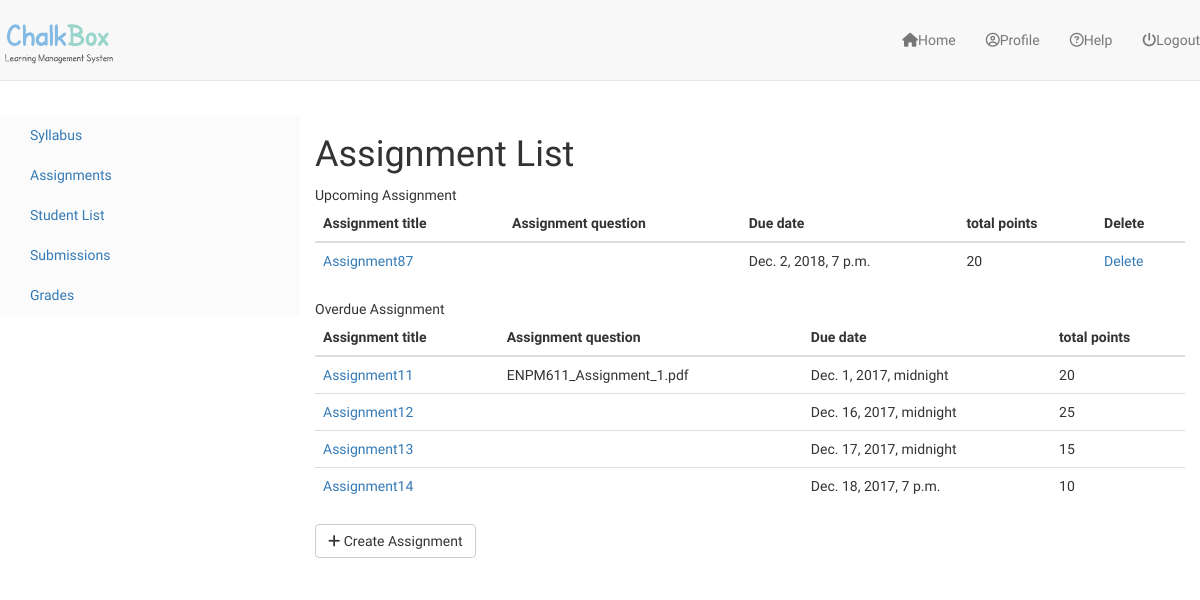
Screenshot of /courses/1/assignments/ (signed in) with the database file from the repository.
### assignments/models.py (models this page shows, shortened)
class Assignment(models.Model):
	course = models.ForeignKey(Course)
	title = models.CharField(max_length=120, unique=True)
	due_date = models.DateTimeField()
	total_points	= models.IntegerField()
	description = models.TextField(blank=True)
	updated     = models.DateTimeField(auto_now=True)
	timestamp   = models.DateTimeField(auto_now_add=True)
	question	= models.FileField(null=True, blank=True)
	publish		= models.BooleanField(default=False)
	def is_past_due(self):
		return timezone.now() > self.due_date

### assignments/views.py (the view)
def assignment_home(request, cid=None):
	course = Course(id=cid)
	all_assignment = Assignment.objects.all().filter(course__id=cid).order_by('due_date')
	upcoming_assignment = set()
	overdue_assignment = set()
	for c in all_assignment:
		if c.is_past_due() is False:
			upcoming_assignment.add(c)
		else:
			overdue_assignment.add(c)
	context = {
		"upcoming_assignment": upcoming_assignment,
		"overdue_assignment": overdue_assignment,
		"title": "Assignment List",
		"id": course.id,
	}
	if request.user.is_staff == True:
		return render(request, "assignment/assignments_instructor.html", context)
	else:
		return render(request, "assignment/assignments_student.html", context)

### accounts/models.py (called while the page is built)
	@property
	def is_staff(self):
		return self.staff

### templates/assignment/assignments_instructor.html (shortened to what this page needs)
{% extends "base_navbar.html" %}
{% block content %}
<div class="modal-body row">
	{% include "side_bar.html" with cid=id %}
    <div class="col-md-9">
    <div class="content">
	<h1>{{ title }}</h1>
	<caption> Upcoming Assignment </caption>
	<table class="table">
		<thead>
		    <tr>
		      <th scope="col">Assignment title</th>
		      <th scope="col">Assignment question</th>
		      <th scope="col">Due date</th>
		      <th scope="col">total points</th>
                <th scope="col">Delete</th>
		    </tr>
		</thead>
		<tbody>
	       	{% for obj in upcoming_assignment %}
			    <tr>
			      <td><a href='{% url "courses:assignments:assignment_edit" cid=id aid=obj.id %}'>{{ obj.title }}</a></td>
			      {% if obj.question %}
			      	<td>{{ obj.question }}</td>
			      {% else %}
			      	<td></td>
			      {% endif %}
			      <td>{{ obj.due_date }}</td>
			      <td>{{ obj.total_points }}</td>
                <td><a href='{% url "courses:assignments:assignment_delete" cid=id aid=obj.id %}'>Delete</a></td>
			    </tr>
	       	{% endfor %}
       	</tbody>
	</table>
	<caption> Overdue Assignment </caption>
	<table class="table">
		<thead>
		    <tr>
		      <th scope="col">Assignment title</th>
		      <th scope="col">Assignment question</th>
		      <th scope="col">Due date</th>
		      <th scope="col">total points</th>
		    </tr>
		</thead>
		<tbody>
	       	{% for obj in overdue_assignment %}
			    <tr>
			      <td><a href='{% url "courses:assignments:assignment_detail" cid=id aid=obj.id %}'>{{ obj.title }}</a></td>
			      {% if obj.question %}
			      	<td>{{ obj.question }}</td>
			      {% else %}
			      	<td></td>
			      {% endif %}
			      <td>{{ obj.due_date }}</td>
			      <td>{{ obj.total_points }}</td>
			    </tr>
	       	{% endfor %}
       	</tbody>
	</table>
	<a href='{%url "courses:assignments:assignment_create" cid=id %}'><button type="submit" class="btn btn-default"><i class="fa fa-plus" aria-hidden="true"></i> Create Assignment</button></a>
	</div>
</div>
</div>
{% endblock %}

### static_proj/static_root/css/navbar-static-top.css (style rules this page uses)
body { min-height: 2000px; }

### static_proj/static_root/css/custom.css (style rules this page uses)
html { height: 100%; margin: 0; padding: 0; border: 0; overflow-x: hidden; }
body { min-height: 100% !important; font-family: 'Quicksand', 'Raleway', sans-serif; margin: 0; padding: 0; border: 0; overflow-x: hidden; }

### static_proj/static_root/css/style.css (style rules this page uses)
*, *:before, *:after { box-sizing: border-box; }

### rows the page displays
Assignment: title "Assignment87", due_date "Dec. 2, 2018, 7 p.m.", total_points "20"
Assignment: title "Assignment11", question "ENPM611_Assignment_1.pdf", due_date "Dec. 1, 2017, midnight", total_points "20"
Assignment: title "Assignment12", due_date "Dec. 16, 2017, midnight", total_points "25"
Assignment: title "Assignment13", due_date "Dec. 17, 2017, midnight", total_points "15"
Assignment: title "Assignment14", due_date "Dec. 18, 2017, 7 p.m.", total_points "10"

### other values shown
{{ title }} "Assignment List"
